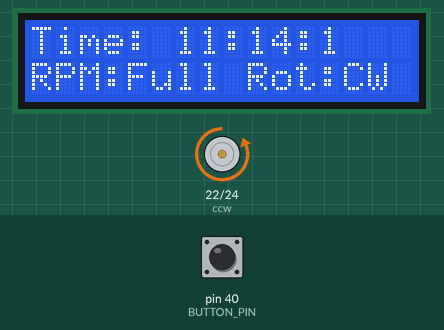
The sketch below on a simulated Arduino Mega 2560, built with avr-gcc and run on an emulated ATmega2560. Shown: 16×2 character LCD, motor-driver pin pairs drawn as motors (green arrow = first pin HIGH = forward, orange = second pin HIGH = backward, longer = more drive, scaled by the enable pin). Inputs (shaded band) come from the test bench; at power-on: pin 40 (BUTTON_PIN) HIGH. The local clock reads 2024-03-15 10:24:30 at power-on unless the sketch sets it.

Above: at 1.2 s.
1.3 s: pin 40 (BUTTON_PIN) pulled LOW for 1.3 s
At 2.8 s:
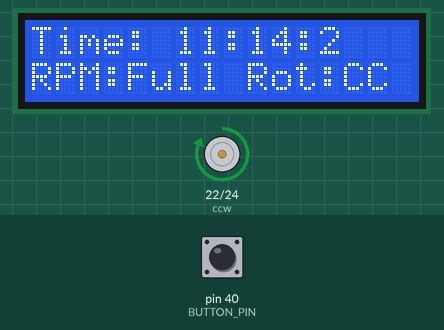
6.6 s: pin 40 (BUTTON_PIN) pulled LOW for 1.3 s
At 7.9 s:
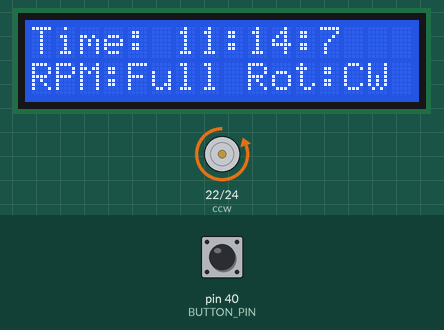
9.4 s: pin 40 (BUTTON_PIN) pulled LOW for 3.2 s
At 10.9 s:
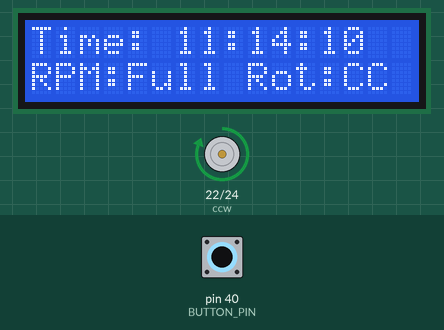
Timing chart, 0 to 12.4 s (numbered marks = the images above; inputs shaded):
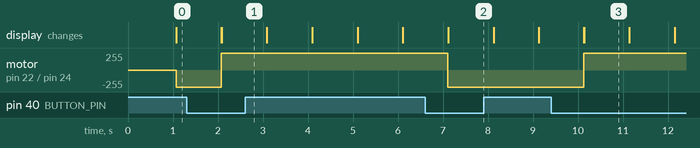

Measured:
- after the input at 1.3 s, motor on pin 22 (ccw) / pin 24 (cw): backward 255/255 → forward 255/255 after 0.78 s; the display: first changes after 0.78 s (image 1 shows a later state)
- after the input at 6.6 s, motor on pin 22 (ccw) / pin 24 (cw): forward 255/255 → backward 255/255 after 0.51 s; the display: first changes after 0.51 s (image 2 shows a later state)
- after the input at 9.4 s, motor on pin 22 (ccw) / pin 24 (cw): backward 255/255 → forward 255/255 after 0.73 s; the display: first changes after 0.73 s (image 3 shows a later state)
- what the display in image 3 shows lasts 1.0 s, from 10.1 s to 11.1 s

The sketch:

Lab3.ino
```cpp
#include "RTClib.h"
#include <LiquidCrystal.h>
#include <Wire.h>
#include <ezButton.h>

// LCD module connections (RS, E, D4, D5, D6, D7)
LiquidCrystal lcd(5,6,7,8,9,10);

//Variables
RTC_DS1307 rtc;
int enA = 26;
int cw = 24;
int ccw = 22;
int speeD = 255;
int lastButtonState;
int currentButtonState;
int num = 0;
const int BUTTON_PIN = 40;
ezButton button(BUTTON_PIN);


void setup() {
  rtc.begin();
  lcd.begin(16, 2);

  //Fan Setup
  pinMode(enA, OUTPUT);
  pinMode(cw, OUTPUT);
  pinMode(ccw, OUTPUT);
  analogWrite(enA, speeD);

}
void loop() {

  //Print row 1
  DateTime now = rtc.now();
  DateTime real (now + TimeSpan(0,1,-10,-30));
  lcd.setCursor(0,0);
  lcd.print("Time: ");
  lcd.print(real.hour(),DEC);
  lcd.print(":");
  lcd.print(real.minute(),DEC);
  lcd.print(":");
  lcd.print(real.second(),DEC);
  delay(1000);

  //Print row 2
  lcd.setCursor(0,1);
  lcd.print("RPM:Full");
  lcd.print(" Rot:");
  lastButtonState = currentButtonState;
  currentButtonState = digitalRead(BUTTON_PIN);

  //Button States
  if(lastButtonState == HIGH && currentButtonState == LOW) {
    num++;
  }
  if(num % 2 == 0) {
    digitalWrite(cw, HIGH);
    digitalWrite(ccw, LOW);
    lcd.print("CW");

  }
  else {
    digitalWrite(cw, LOW);
    digitalWrite(ccw, HIGH);
    lcd.print("CC");
  }
}
```
